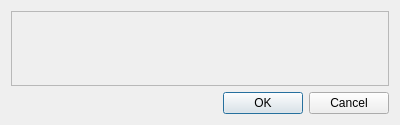
<?xml version="1.0" encoding="UTF-8"?>
<ui version="4.0">
 <class>CDownloadAndInstallDialog</class>
 <widget class="QDialog" name="CDownloadAndInstallDialog">
  <property name="geometry">
   <rect>
    <x>0</x>
    <y>0</y>
    <width>400</width>
    <height>125</height>
   </rect>
  </property>
  <property name="windowTitle">
   <string>Update checker</string>
  </property>
  <property name="styleSheet">
   <string notr="true"/>
  </property>
  <property name="modal">
   <bool>true</bool>
  </property>
  <layout class="QVBoxLayout" name="vl_DownloadAndInstall">
   <item>
    <widget class="BlackGui::Components::CDistributionInfoComponent" name="comp_DistributionInfo">
     <property name="frameShape">
      <enum>QFrame::StyledPanel</enum>
     </property>
     <property name="frameShadow">
      <enum>QFrame::Raised</enum>
     </property>
    </widget>
   </item>
   <item>
    <widget class="QDialogButtonBox" name="bb_DownloadInstallDialog">
     <property name="orientation">
      <enum>Qt::Horizontal</enum>
     </property>
     <property name="standardButtons">
      <set>QDialogButtonBox::Cancel|QDialogButtonBox::Ok</set>
     </property>
    </widget>
   </item>
  </layout>
 </widget>
 <customwidgets>
  <customwidget>
   <class>BlackGui::Components::CDistributionInfoComponent</class>
   <extends>QFrame</extends>
   <header>blackgui/components/distributioninfocomponent.h</header>
   <container>1</container>
  </customwidget>
 </customwidgets>
 <resources/>
 <connections>
  <connection>
   <sender>bb_DownloadInstallDialog</sender>
   <signal>accepted()</signal>
   <receiver>CDownloadAndInstallDialog</receiver>
   <slot>accept()</slot>
   <hints>
    <hint type="sourcelabel">
     <x>248</x>
     <y>254</y>
    </hint>
    <hint type="destinationlabel">
     <x>157</x>
     <y>274</y>
    </hint>
   </hints>
  </connection>
  <connection>
   <sender>bb_DownloadInstallDialog</sender>
   <signal>rejected()</signal>
   <receiver>CDownloadAndInstallDialog</receiver>
   <slot>reject()</slot>
   <hints>
    <hint type="sourcelabel">
     <x>316</x>
     <y>260</y>
    </hint>
    <hint type="destinationlabel">
     <x>286</x>
     <y>274</y>
    </hint>
   </hints>
  </connection>
 </connections>
</ui>
